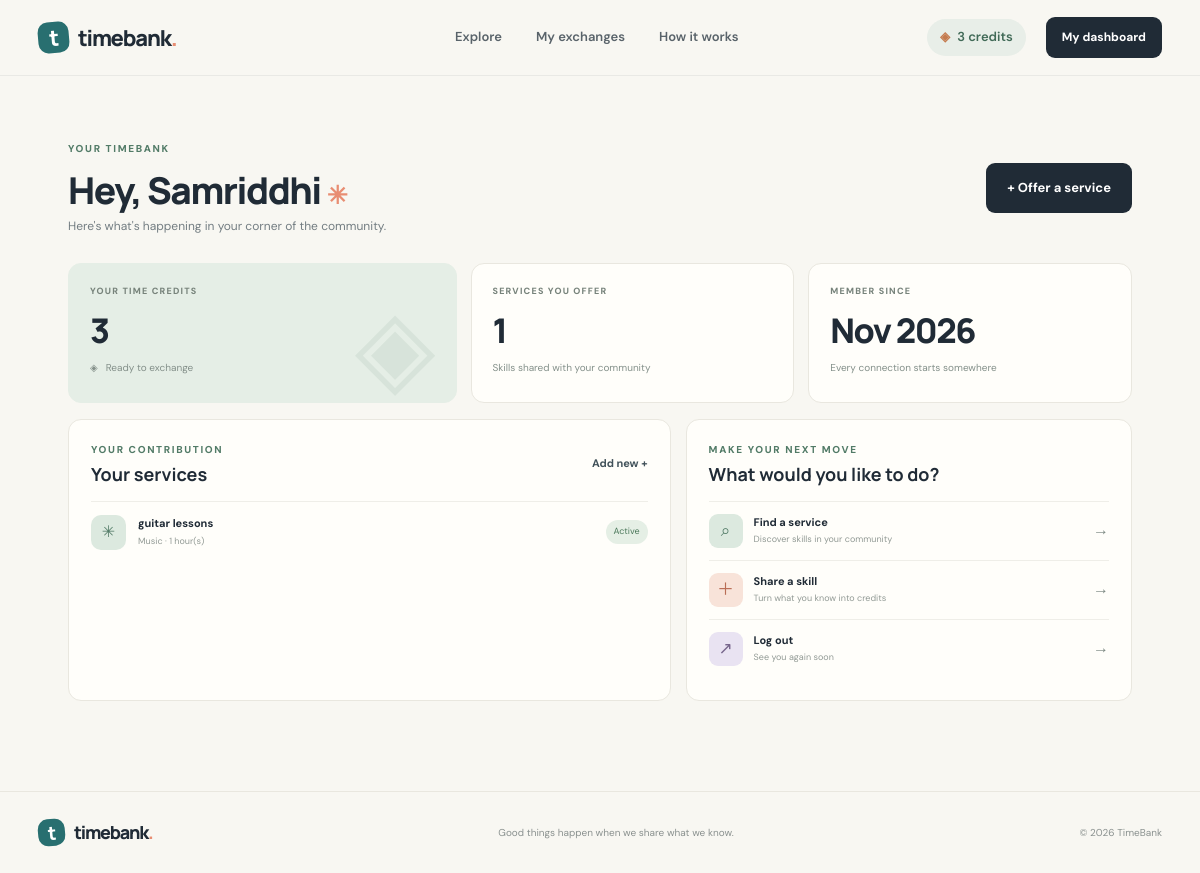
Page /dashboard (signed in) on the committed database.
### models.py (models this page shows)
class User(UserMixin, db.Model):
    id = db.Column(db.Integer, primary_key=True)
    name = db.Column(db.String(80), nullable=False)
    email = db.Column(db.String(120), unique=True, nullable=False, index=True)
    password_hash = db.Column(db.String(255), nullable=False)
    location = db.Column(db.String(120))
    bio = db.Column(db.String(300))
    credits = db.Column(db.Integer, nullable=False, default=3)
    created_at = db.Column(db.DateTime, default=datetime.utcnow)
    services = db.relationship(
        "Service", backref="owner", lazy=True, cascade="all, delete-orphan"
    )

class Service(db.Model):
    id = db.Column(db.Integer, primary_key=True)
    title = db.Column(db.String(100), nullable=False)
    category = db.Column(db.String(40), nullable=False)
    description = db.Column(db.Text, nullable=False)
    duration_hours = db.Column(db.Integer, nullable=False, default=1)
    is_active = db.Column(db.Boolean, nullable=False, default=True)
    created_at = db.Column(db.DateTime, default=datetime.utcnow)
    owner_id = db.Column(db.Integer, db.ForeignKey("user.id"), nullable=False)

### app.py (the view)
@app.route("/dashboard")
@login_required
def dashboard():
    my_services = (
        Service.query.filter_by(owner_id=current_user.id, is_active=True)
        .order_by(Service.created_at.desc()).limit(4).all()
    )
    incoming_count = ExchangeRequest.query.filter_by(
        provider_id=current_user.id, status="pending"
    ).count()
    outgoing_count = ExchangeRequest.query.filter_by(
        requester_id=current_user.id, status="pending"
    ).count()
    return render_template(
        "dashboard.html",
        my_services=my_services,
        incoming_count=incoming_count,
        outgoing_count=outgoing_count
    )

### app.py (called while the page is built)
@login_manager.user_loader
def load_user(user_id):
    return db.session.get(User, int(user_id))

### templates/dashboard.html (shortened to what this page needs)
{% extends "base.html" %}
{% block content %}
<section class="dashboard-shell">
  <div class="dashboard-heading"><div><div class="eyebrow">YOUR TIMEBANK</div><h1>Hey, {{ current_user.name.split()[0] }} <span class="wave">✳</span></h1><p class="muted">Here's what's happening in your corner of the community.</p></div><a class="button button-dark" href="{{ url_for('offer_service') }}">+ Offer a service</a></div>
  <div class="dashboard-stats">
    <article class="dash-stat wallet-stat"><span class="stat-label">YOUR TIME CREDITS</span><strong>{{ current_user.credits }}</strong><span class="stat-foot">◈ &nbsp; Ready to exchange</span><div class="stat-decoration">◈</div></article>
    <article class="dash-stat"><span class="stat-label">SERVICES YOU OFFER</span><strong>{{ current_user.services|length }}</strong><span class="stat-foot">Skills shared with your community</span></article>
    <article class="dash-stat"><span class="stat-label">MEMBER SINCE</span><strong>{{ current_user.created_at.strftime('%b %Y') }}</strong><span class="stat-foot">Every connection starts somewhere</span></article>
  </div>
  <div class="dashboard-content-grid">
    <section class="panel"><div class="panel-heading"><div><div class="eyebrow">YOUR CONTRIBUTION</div><h2>Your services</h2></div><a class="text-link" href="{{ url_for('offer_service') }}">Add new +</a></div>
      {% if my_services %}
        <div class="my-service-list">{% for service in my_services %}<div class="my-service-row"><span class="service-mini-icon">{{ '✳' if loop.index % 2 else '↗' }}</span><div class="my-service-info"><b>{{ service.title }}</b><small>{{ service.category }} · {{ service.duration_hours }} hour(s)</small></div><span class="status-tag status-active">Active</span></div>{% endfor %}</div>
      {% else %}
        <div class="empty-state"><span class="empty-icon">✳</span><b>Your skills deserve to be shared.</b><p>List your first service and give someone a chance to learn from you.</p><a class="button button-outline button-small" href="{{ url_for('offer_service') }}">Offer your first service</a></div>
      {% endif %}
    </section>
    <section class="panel quick-panel"><div class="eyebrow">MAKE YOUR NEXT MOVE</div><h2>What would you like to do?</h2><a class="quick-link" href="{{ url_for('explore') }}"><span class="quick-icon quick-sage">⌕</span><span><b>Find a service</b><small>Discover skills in your community</small></span><i>→</i></a><a class="quick-link" href="{{ url_for('offer_service') }}"><span class="quick-icon quick-coral">＋</span><span><b>Share a skill</b><small>Turn what you know into credits</small></span><i>→</i></a><a class="quick-link" href="{{ url_for('logout') }}"><span class="quick-icon quick-lilac">↗</span><span><b>Log out</b><small>See you again soon</small></span><i>→</i></a></section>
  </div>
</section>
{% endblock %}

### templates/base.html (shortened to what this page needs)
<!DOCTYPE html>
<html lang="en">
<head>
  <link rel="stylesheet" href="{{ url_for('static', filename='css/style.css') }}">
  <link rel="stylesheet" href="{{ url_for('static', filename='css/components.css') }}">
</head>
<body>
  <header class="site-header">
    <div class="nav-wrap">
      <a class="brand" href="{{ url_for('index') }}">
        <span class="brand-mark">t</span><span>timebank<span class="brand-dot">.</span></span>
      </a>
      <nav class="main-nav">
        <a href="{{ url_for('explore') }}">Explore</a>
        {% if current_user.is_authenticated %}
          <a href="{{ url_for('exchanges') }}">My exchanges</a>
        {% endif %}
        <a href="{{ url_for('index') }}#how-it-works">How it works</a>
      </nav>
      <div class="nav-actions">
        {% if current_user.is_authenticated %}
          <a class="credit-pill" href="{{ url_for('dashboard') }}"><span class="coin">◈</span> {{ current_user.credits }} credits</a>
          <a class="button button-dark button-small" href="{{ url_for('dashboard') }}">My dashboard</a>
        {% else %}
          <a class="nav-login" href="{{ url_for('login') }}">Log in</a>
          <a class="button button-dark button-small" href="{{ url_for('signup') }}">Join TimeBank <span>↗</span></a>
        {% endif %}
      </div>
    </div>
  </header>
  <main>
    {% block content %}{% endblock %}
  </main>
  <footer class="site-footer">
    <div class="footer-inner">
      <a class="brand brand-footer" href="{{ url_for('index') }}"><span class="brand-mark">t</span><span>timebank<span class="brand-dot">.</span></span></a>
      <p>Good things happen when we share what we know.</p>
      <span>© 2026 TimeBank</span>
    </div>
  </footer>
</body>
</html>

### rows in the picture
User: credits "3", name "Samriddhi", created_at "Nov 2026"
Service: index "✳", title "guitar lessons", category "Music", duration_hours "1"

### other values in the picture
{{ current_user.services|length }} "1"
